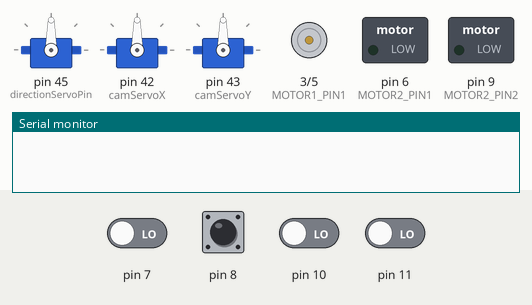
A sketch run on a simulated Arduino Mega 2560, built with avr-gcc and run on an emulated ATmega2560. Shown: 3 × servo, motor-driver pin pairs drawn as motors (green arrow = first pin HIGH = forward, orange = second pin HIGH = backward, longer = more drive), switched loads named in the sketch (green lamp = pin HIGH), the last lines printed to the serial monitor. The test bench sets the inputs (shaded band); at power-on: pin 7, pin 8, pin 10, pin 11 LOW.

Above: at 0.1 s.
At 4.7 s:
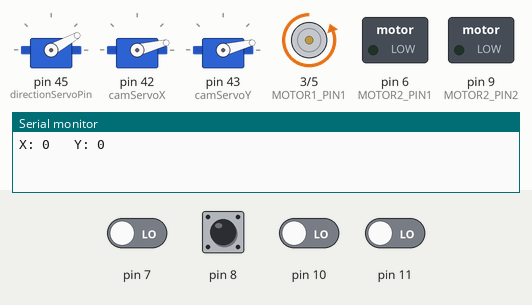
4.8 s: pin 8 pulsed HIGH 2 times (0.12 s each, 0.3 s apart)
At 7.0 s:
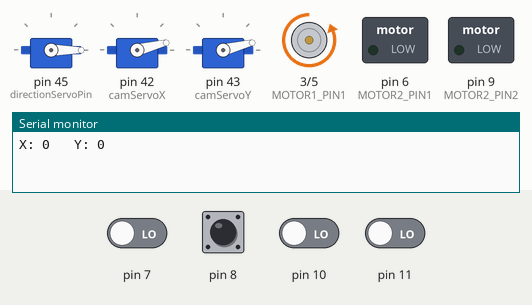
Timing chart, 0 to 11.4 s (numbered marks = the images above; inputs shaded):
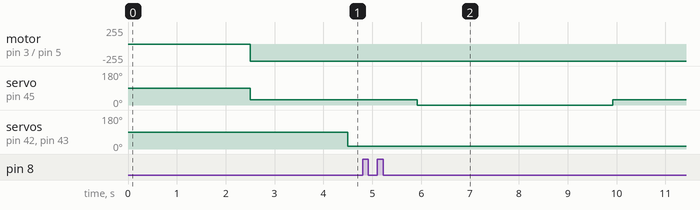

The sketch:

DriveJR_ARDUINO.ino
```cpp
/*  CODE WRITTEN BY JOSANU RARES IONUT for the project DriveJR
 *  VERSION: 1.0
 *  LAST MODIFIED: 08.06.2018
 */
#include <Servo.h>

//----------FRONT UltraSonic (OFF)------
#define trigPinSL 53 //DIGITAL
#define echoPinSL 52 //DIGITAL
#define trigPinSR 48 //DIGITAL
#define echoPinSR 49 //DIGITAL
#define trigPinFRONT 50 //DIGITAL
#define echoPinFRONT 51 //DIGITAL
#define frontTimeout 20000 //timeout if out of range
//----------BACK UltraSonic-------
#define echoPinBACK 0 //DIGITAL
#define trigPinBACK 0//DIGITAL
#define echoPinBR 0//DIGITAL
#define trigPinBR 0//DIGITAL
#define echoPinBL 0//DIGITAL
#define trigPinBL 0//DIGITAL
//-----------PWM------------------
//-----------ACC & GYRO(OFF)-----------
#define INT_Acc 47 //DIGITAL
#define SCL_Acc A8//ANALOG
#define SDA_Acc A9//ANALOG
//--------ADDITIONAL SENSORS-----
#define tempSensor 46 //DIGITAL
#define encoderPin A0 //DIGITAL (OFF)


//--------MOTOR DRIVER-----------
#define MOTOR2_PIN1 6
#define MOTOR2_PIN2 9
#define MOTOR1_PIN1 3
#define MOTOR1_PIN2 5
int carSpeed = 0;
int dirServoPos = 60;
//--------COMMAND PINS NODEMCU--------

//--------------------SENSOR ENABLE------------------
bool SideSensor_R_ENABLED = true;
bool SideSensor_L_ENABLED = true;
bool FrontSensor_ENABLED = true;
//---------------------------------------------------

Servo directionServo;
Servo camServoX;
Servo camServoY;

#define directionServoPin 45
#define defaultMiddlePos 90
#define minDirServo 30
#define maxDirServo 150

int frontLastObstaclePos = 0; //-1 left | 0 unknown | 1right
int avoidDistance = 30; // in CM

long duration, distance, SideSensor_R, SideSensor_L, FrontSensor; //SonarSensor
String distanceLevel = "HIGH"; //HIGH - 30+cm | MID - 15cm-29cm | LOW - 5cm-14cm

float temperature;
float humidity;

void setup() {
  pinMode(MOTOR1_PIN1, OUTPUT);
  pinMode(MOTOR1_PIN2, OUTPUT);
  pinMode(MOTOR2_PIN1, OUTPUT);
  pinMode(MOTOR2_PIN2, OUTPUT);

  pinMode(trigPinSR, OUTPUT);
  pinMode(echoPinSR, INPUT);
  pinMode(trigPinSL, OUTPUT);
  pinMode(echoPinSL, INPUT);
  pinMode(trigPinFRONT,OUTPUT);
  pinMode(echoPinFRONT,INPUT);
  pinMode(43,INPUT);

  directionServo.attach(directionServoPin);
  directionServo.write(defaultMiddlePos);

  camServoX.attach(42);
  camServoX.write(90); //SET DEFAULT X POS
  camServoY.attach(43);
  camServoY.write(90); // SET DEFAULT Y POS

  Serial.begin(9600);
  delay(500);
}

void loop() {
remoteControl();
cameraPanTilt();
}

void setCameraPos(int x, int y){
  camServoX.write(x);
  camServoY.write(y);
}

void cameraPanTilt(){
  int panTiltPosX = pulseIn(10,HIGH); //PAN/TILT SERVO1
  int panTiltPosY = pulseIn(7,HIGH); //PAN/TILT SERVO2
  int minDirCamServo = 15;
  int maxDirCamServo = 165;

  int cameraX = map(panTiltPosX, 12, 977, minDirCamServo, maxDirCamServo);
  int cameraY = map(panTiltPosY, 12, 977, minDirCamServo, maxDirCamServo);

  setCameraPos(cameraX,cameraY);

  //----DEBUGGING ONLY----
  Serial.print("X: ");
  Serial.print(panTiltPosX);
  Serial.print("   Y: ");
  Serial.print(panTiltPosY);
  Serial.println();
}

void remoteControl(){
  int joyStickX = pulseIn(8,HIGH); //DIRECTION
  int joyStickY = pulseIn(11,HIGH); //SPEED

  carSpeed = map(joyStickY, 12, 977, -255, 255);
  dirServoPos = map(joyStickX, 12, 977, minDirServo, maxDirServo);

  if(carSpeed > 255)
  carSpeed = 255;
  if(carSpeed<-255)
  carSpeed=-255;
  if(dirServoPos<0)
  dirServoPos = 0;
  if(dirServoPos>180)
  dirServoPos = 180;

  go(carSpeed);
  directionServo.write(dirServoPos);
  /*
  //----DEBUGGING ONLY----
  Serial.print("Speed: ");
  Serial.print(carSpeed);
  Serial.print("   Direction: ");
  Serial.print(dirServoPos);
  Serial.println();
  */
}


/*void readTempHum(){   -----Functia pentru citirea valorilor de la senzorul de TEMP/HUM

  int chk = DHT.read11(tempSensor);
  temperature = DHT.temperature;
  humidity = DHT.humidity;
}*/

void speedController(){ //Speed controller
 //TODO: NIVELE DE VITEZA (LIMITARI)
 //PARCAREA LATERALA SE VA REALIZA LA NIVELUL 1 DE VITEZA
}

void USSensors(){ //Folosind functia SonarSensor() + argumentele trigPin si echoPin, putem citi valorile fiecarui senzor separat
  SonarSensor(trigPinSR, echoPinSR);
  if(distance >= 100){
  SideSensor_R = 100;
  }
  SideSensor_R = distance;

  SonarSensor(trigPinSL, echoPinSL);
  if(distance >= 100){
  SideSensor_L = 100;
  }
  SideSensor_L = distance;

  SonarSensor(trigPinFRONT, echoPinFRONT);
  if(distance >= 100){
  FrontSensor = 100;
  }
  FrontSensor = distance;
}

int SonarSensor(int trigPin,int echoPin) //Functia este folosita pentru a citi valorile senzorilor de distanta
{
digitalWrite(trigPin, LOW);
delayMicroseconds(2);
digitalWrite(trigPin, HIGH);
delayMicroseconds(10);
digitalWrite(trigPin, LOW);
duration = pulseIn(echoPin, HIGH); //set timeout to 20000 *optional
if(duration != 0){
distance = (duration/2) / 29.1;
return distance;
}
else{
  distance = 100;
  return 100;
}
Serial.println(distance);
}

void go(int speedM) { // go(motorSpeed) motor driver control
  if (speedM > 0) {
    analogWrite(MOTOR1_PIN1, speedM);
    analogWrite(MOTOR1_PIN2, 0);
  }
  else {
    analogWrite(MOTOR1_PIN1, 0);
    analogWrite(MOTOR1_PIN2, -speedM);
  }
}
```

Measured:
- after the input at 4.8 s, servo on pin 45 (directionServoPin): 29° → 0° after 1.1 s, → 29° 4.0 s later
